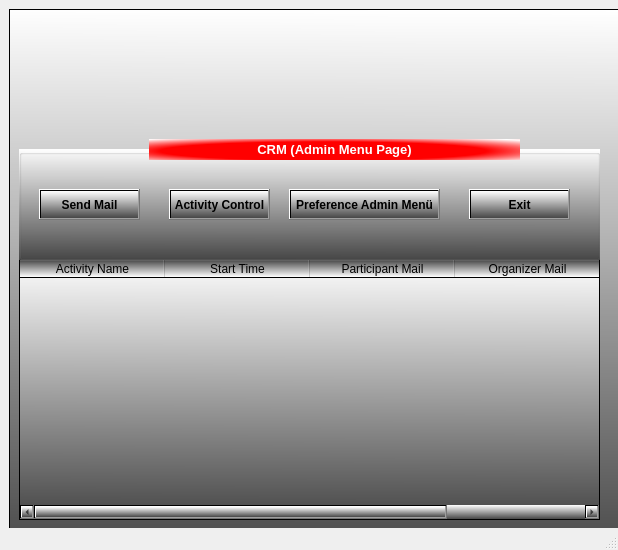
<?xml version="1.0" encoding="UTF-8"?>
<ui version="4.0">
 <class>admin_menu_MainWindow</class>
 <widget class="QMainWindow" name="admin_menu_MainWindow">
  <property name="geometry">
   <rect>
    <x>0</x>
    <y>0</y>
    <width>618</width>
    <height>550</height>
   </rect>
  </property>
  <property name="minimumSize">
   <size>
    <width>618</width>
    <height>550</height>
   </size>
  </property>
  <property name="maximumSize">
   <size>
    <width>618</width>
    <height>550</height>
   </size>
  </property>
  <property name="windowTitle">
   <string>                                                                                  ADMIN MENU</string>
  </property>
  <widget class="QWidget" name="centralwidget">
   <layout class="QVBoxLayout" name="verticalLayout">
    <item>
     <widget class="QFrame" name="frame">
      <property name="enabled">
       <bool>true</bool>
      </property>
      <property name="minimumSize">
       <size>
        <width>618</width>
        <height>550</height>
       </size>
      </property>
      <property name="maximumSize">
       <size>
        <width>618</width>
        <height>550</height>
       </size>
      </property>
      <property name="styleSheet">
       <string notr="true">background-color: qlineargradient(spread:pad, x1:0.489, y1:1, x2:0.494, y2:0, stop:0 rgba(71, 71, 71, 255), stop:1 rgba(255, 255, 255, 255));</string>
      </property>
      <property name="frameShape">
       <enum>QFrame::StyledPanel</enum>
      </property>
      <property name="frameShadow">
       <enum>QFrame::Raised</enum>
      </property>
      <widget class="QLabel" name="werhere_image_label">
       <property name="geometry">
        <rect>
         <x>10</x>
         <y>20</y>
         <width>581</width>
         <height>111</height>
        </rect>
       </property>
       <property name="styleSheet">
        <string notr="true">background-color: rgba(255, 255, 255, 0);</string>
       </property>
       <property name="text">
        <string/>
       </property>
       <property name="pixmap">
        <pixmap>../images/werhere_image.png</pixmap>
       </property>
       <property name="scaledContents">
        <bool>true</bool>
       </property>
      </widget>
      <widget class="QTableWidget" name="admin_menu_tableWidget">
       <property name="geometry">
        <rect>
         <x>10</x>
         <y>250</y>
         <width>581</width>
         <height>261</height>
        </rect>
       </property>
       <property name="baseSize">
        <size>
         <width>0</width>
         <height>0</height>
        </size>
       </property>
       <property name="font">
        <font>
         <family>Segoe UI 13</family>
         <pointsize>10</pointsize>
         <italic>false</italic>
         <bold>false</bold>
        </font>
       </property>
       <property name="layoutDirection">
        <enum>Qt::LeftToRight</enum>
       </property>
       <property name="styleSheet">
        <string notr="true">font: 10pt &quot;Segoe UI&quot; bold;</string>
       </property>
       <property name="locale">
        <locale language="English" country="Netherlands"/>
       </property>
       <attribute name="horizontalHeaderDefaultSectionSize">
        <number>145</number>
       </attribute>
       <column>
        <property name="text">
         <string>Activity Name</string>
        </property>
       </column>
       <column>
        <property name="text">
         <string>Start Time</string>
        </property>
       </column>
       <column>
        <property name="text">
         <string>Participant Mail</string>
        </property>
       </column>
       <column>
        <property name="text">
         <string>Organizer Mail</string>
        </property>
       </column>
      </widget>
      <widget class="QGroupBox" name="groupBox">
       <property name="geometry">
        <rect>
         <x>10</x>
         <y>140</y>
         <width>581</width>
         <height>111</height>
        </rect>
       </property>
       <property name="title">
        <string/>
       </property>
       <widget class="QPushButton" name="act_check_pushButton">
        <property name="geometry">
         <rect>
          <x>150</x>
          <y>40</y>
          <width>101</width>
          <height>31</height>
         </rect>
        </property>
        <property name="font">
         <font>
          <bold>true</bold>
         </font>
        </property>
        <property name="cursor">
         <cursorShape>PointingHandCursor</cursorShape>
        </property>
        <property name="styleSheet">
         <string notr="true">
QPushButton:hover{
   border-radius : 6px;
	color: rgb(255, 255, 255);
	background-color:  ;
	background-color: rgb(218, 30, 60);
    border: 1px solid rgb(255, 255, 255);

}
</string>
        </property>
        <property name="text">
         <string>Activity Control</string>
        </property>
       </widget>
       <widget class="QPushButton" name="send_mail_pushButton">
        <property name="geometry">
         <rect>
          <x>20</x>
          <y>40</y>
          <width>101</width>
          <height>31</height>
         </rect>
        </property>
        <property name="font">
         <font>
          <bold>true</bold>
         </font>
        </property>
        <property name="cursor">
         <cursorShape>PointingHandCursor</cursorShape>
        </property>
        <property name="styleSheet">
         <string notr="true">
QPushButton:hover{
   border-radius : 6px;
	color: rgb(255, 255, 255);
	background-color:  ;
	background-color: rgb(218, 30, 60);
    border: 1px solid rgb(255, 255, 255);

}
</string>
        </property>
        <property name="text">
         <string>Send Mail</string>
        </property>
       </widget>
       <widget class="QPushButton" name="preference_admin_menu_pushButton_3">
        <property name="geometry">
         <rect>
          <x>270</x>
          <y>40</y>
          <width>151</width>
          <height>31</height>
         </rect>
        </property>
        <property name="font">
         <font>
          <family>Arial</family>
          <bold>true</bold>
         </font>
        </property>
        <property name="cursor">
         <cursorShape>PointingHandCursor</cursorShape>
        </property>
        <property name="styleSheet">
         <string notr="true">
QPushButton:hover{
   border-radius : 6px;
	color: rgb(255, 255, 255);
	background-color:  ;
	background-color: rgb(218, 30, 60);
    border: 1px solid rgb(255, 255, 255);

}

</string>
        </property>
        <property name="text">
         <string>Preference Admin Menü</string>
        </property>
       </widget>
       <widget class="QPushButton" name="exit_pushButton_4">
        <property name="geometry">
         <rect>
          <x>450</x>
          <y>40</y>
          <width>101</width>
          <height>31</height>
         </rect>
        </property>
        <property name="font">
         <font>
          <bold>true</bold>
         </font>
        </property>
        <property name="cursor">
         <cursorShape>PointingHandCursor</cursorShape>
        </property>
        <property name="styleSheet">
         <string notr="true">
QPushButton:hover{
   border-radius : 6px;
	color: rgb(255, 255, 255);
	background-color:  ;
	background-color: rgb(218, 30, 60);
    border: 1px solid rgb(255, 255, 255);

}
</string>
        </property>
        <property name="text">
         <string>Exit</string>
        </property>
       </widget>
      </widget>
      <widget class="QLabel" name="label">
       <property name="geometry">
        <rect>
         <x>140</x>
         <y>130</y>
         <width>371</width>
         <height>21</height>
        </rect>
       </property>
       <property name="styleSheet">
        <string notr="true">background-color: qradialgradient(spread:reflect, cx:0.477, cy:0.568, radius:0.73, fx:0.46, fy:0.575, stop:0.602273 rgba(255, 0, 0, 255), stop:1 rgba(255, 255, 255, 255));</string>
       </property>
       <property name="frameShadow">
        <enum>QFrame::Sunken</enum>
       </property>
       <property name="text">
        <string>&lt;html&gt;&lt;head/&gt;&lt;body&gt;&lt;p align=&quot;center&quot;&gt;&lt;span style=&quot; font-family:'__Inter_46a1ea','__Inter_Fallback_46a1ea','system-ui','arial'; font-size:10pt; font-weight:600; color:#ffffff;&quot;&gt;CRM (Admin Menu Page)&lt;/span&gt;&lt;/p&gt;&lt;/body&gt;&lt;/html&gt;</string>
       </property>
      </widget>
     </widget>
    </item>
   </layout>
  </widget>
  <widget class="QStatusBar" name="statusbar"/>
 </widget>
 <resources/>
 <connections/>
</ui>
